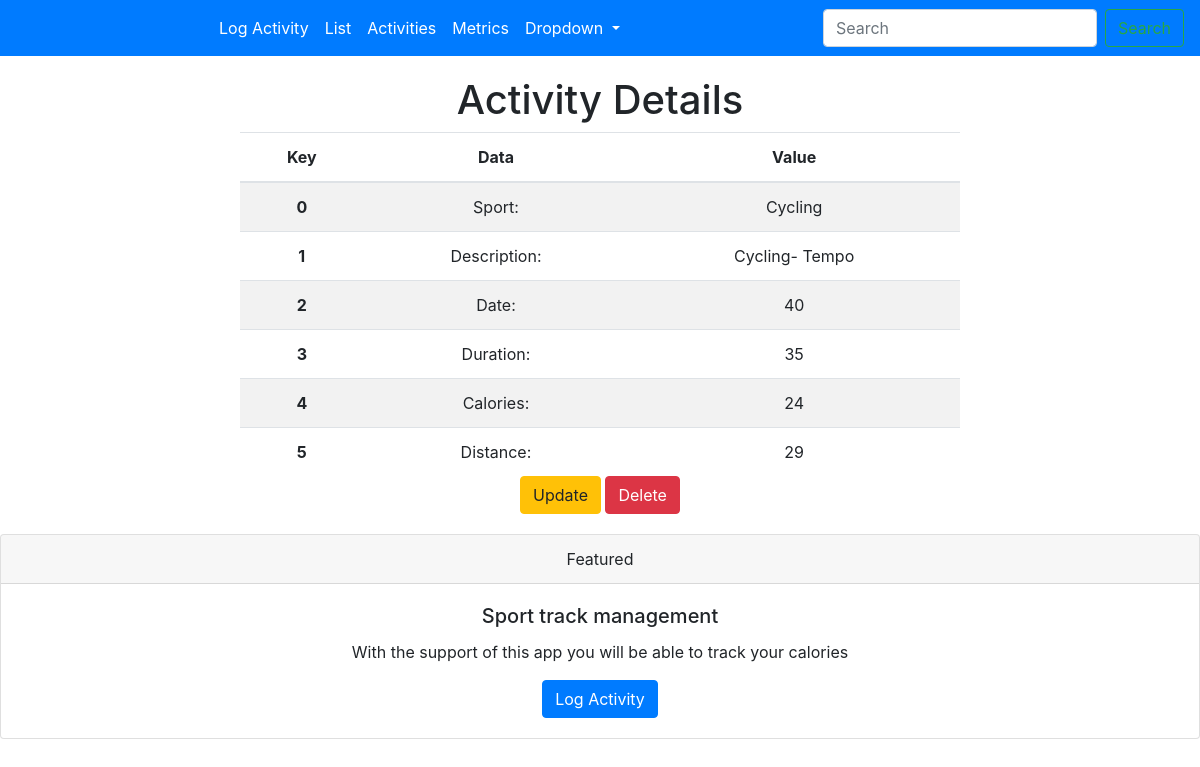
Page /detail/1/ on the committed database.
### activity/models.py (models this page shows, shortened)
class Activity(models.Model):
    description = models.CharField(max_length=256)
    sport = models.CharField(max_length=256)
    time = models.IntegerField()
    duration = models.IntegerField()
    calories = models.IntegerField()
    distance = models.IntegerField()

### activity/views.py (the view)
# urls.py: path('detail/<int:pk>/', views.ActivityDetails.as_view(), name='detail'),
class ActivityDetails(DetailView):
    model = models.Activity
    template_name = 'activity_detail.html'

### templates/activity_detail.html
{% extends "base.html" %}
{% block content %}
    <div>
        <div>
            <h1>Activity Details</h1>
            <table class="table table-striped">
                <thead>
                <tr>
                    <th scope="col">Key</th>
                    <th scope="col">Data</th>
                    <th scope="col">Value</th>
                </tr>
                </thead>
                <tbody>
                 <tr>
                    <th scope="row">0</th>
                    <td>Sport:</td>
                    <td>{{ activity.sport }}</td>
                </tr>
                <tr>
                    <th scope="row">1</th>
                    <td>Description:</td>
                    <td>{{ activity.description }}</td>
                </tr>
                <tr>
                    <th scope="row">2</th>
                    <td>Date:</td>
                    <td>{{ activity.time }}</td>
                </tr>
                <tr>
                    <th scope="row">3</th>
                    <td>Duration:</td>
                    <td>{{ activity.duration }}</td>
                </tr>
                <tr>
                    <th scope="row">4</th>
                    <td>Calories:</td>
                    <td>{{ activity.calories }}</td>
                </tr>
                <tr>
                    <th scope="row">5</th>
                    <td>Distance:</td>
                    <td>{{ activity.distance }}</td>
                </tr>
                </tbody>
            </table>
        </div>
        <div>
            <a href={% url 'activity:update' pk=activity.id %}><button class="btn btn-warning">Update</button></a>
            <a href={% url 'activity:delete' pk=activity.id %}><button class="btn btn-danger">Delete</button></a>
        </div>
    </div>
{% endblock %}

### static/activity/main_css.css (style rules this page uses)
.table { margin: auto; }
table { margin: auto; }

### rows in the picture
Activity: sport "Cycling", description "Cycling- Tempo", time "40", duration "35", calories "24", distance "29"
